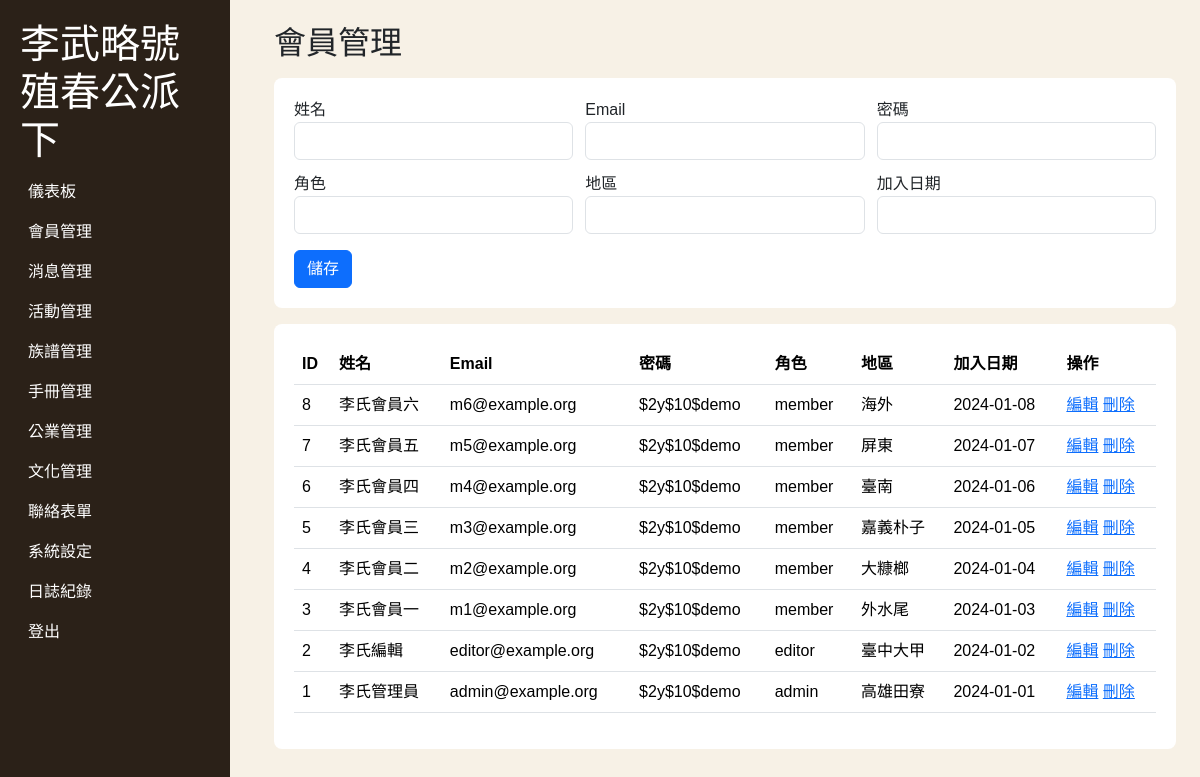
The page /backendok/members.php (signed in) on the database its author committed.
### tables this page shows
CREATE TABLE LEE_members (member_id INT AUTO_INCREMENT PRIMARY KEY,name VARCHAR(80),email VARCHAR(160) UNIQUE,password_hash VARCHAR(255),role ENUM('admin','editor','member') DEFAULT 'member',area VARCHAR(80),join_date DATE,created_at TIMESTAMP DEFAULT CURRENT_TIMESTAMP);

### backendok/config.php (called while the page is built, shortened)
<?php
function db(): PDO { static $pdo=null; if(!$pdo){ $pdo=new PDO('mysql:host='.DB_HOST.';dbname='.DB_NAME.';charset=utf8mb4',DB_USER,DB_PASS,[PDO::ATTR_ERRMODE=>PDO::ERRMODE_EXCEPTION,PDO::ATTR_DEFAULT_FETCH_MODE=>PDO::FETCH_ASSOC]); } return $pdo; }
function h($v): string { return htmlspecialchars((string)$v, ENT_QUOTES, 'UTF-8'); }

### backendok/members.php (the view, shortened to what this page needs)
<?php
require __DIR__.'/config.php'; require __DIR__.'/layout.php'; require_login();
$table='LEE_members'; $pk='member_id'; $fields=['name', 'email', 'password_hash', 'role', 'area', 'join_date']; $labels=['姓名', 'Email', '密碼', '角色', '地區', '加入日期'];
$edit=null; if(isset($_GET['edit'])){ $st=db()->prepare('SELECT * FROM '.$table.' WHERE '.$pk.'=?'); $st->execute([$_GET['edit']]); $edit=$st->fetch(); }
$rows=db()->query('SELECT * FROM '.$table.' ORDER BY '.$pk.' DESC LIMIT 200')->fetchAll(); admin_header('會員管理');
?><section class="panel"><form method="post"><input type="hidden" name="id" value="<?=h($edit[$pk]??'')?>"><div class="grid"><?php foreach($fields as $i=>$f): ?><label><?=h($labels[$i])?><input class="form-control" name="<?=h($f)?>" value="<?=h($edit[$f]??'')?>"></label><?php endforeach; ?></div><button class="btn btn-primary mt-3">儲存</button></form></section><section class="panel"><table class="table"><tr><th>ID</th><?php foreach($labels as $l) echo '<th>'.h($l).'</th>'; ?><th>操作</th></tr><?php foreach($rows as $r): ?><tr><td><?=h($r[$pk])?></td><?php foreach($fields as $f): ?><td><?=h($r[$f]??'')?></td><?php endforeach; ?><td><a href="?edit=<?=h($r[$pk])?>">編輯</a> <a href="?delete=<?=h($r[$pk])?>" onclick="return confirm('確定刪除?')">刪除</a></td></tr><?php endforeach; ?></table></section><?php admin_footer(); ?>

### backendok/assets/admin.css (style rules this page uses)
body { background:#f7f1e6;font-family:'Microsoft JhengHei',Arial,sans-serif }
.panel { background:#fff;border-radius:8px;padding:20px;margin:16px 0 }
.grid { display:grid;grid-template-columns:repeat(auto-fit,minmax(220px,1fr));gap:12px }

### rows shown on the page
lee_members: member_id "8", name "李氏會員六", email "m6@example.org", password_hash "$2y$10$demo", role "member", area "海外", join_date "2024-01-08"
lee_members: member_id "7", name "李氏會員五", email "m5@example.org", password_hash "$2y$10$demo", role "member", area "屏東", join_date "2024-01-07"
lee_members: member_id "6", name "李氏會員四", email "m4@example.org", password_hash "$2y$10$demo", role "member", area "臺南", join_date "2024-01-06"
lee_members: member_id "5", name "李氏會員三", email "m3@example.org", password_hash "$2y$10$demo", role "member", area "嘉義朴子", join_date "2024-01-05"
lee_members: member_id "4", name "李氏會員二", email "m2@example.org", password_hash "$2y$10$demo", role "member", area "大糠榔", join_date "2024-01-04"
lee_members: member_id "3", name "李氏會員一", email "m1@example.org", password_hash "$2y$10$demo", role "member", area "外水尾", join_date "2024-01-03"
lee_members: member_id "2", name "李氏編輯", email "editor@example.org", password_hash "$2y$10$demo", role "editor", area "臺中大甲", join_date "2024-01-02"
lee_members: member_id "1", name "李氏管理員", email "admin@example.org", password_hash "$2y$10$demo", role "admin", area "高雄田寮", join_date "2024-01-01"

### other values the page prints
$l "儀表板"
$l "會員管理"
$l "消息管理"
$l "活動管理"
$l "族譜管理"
$l "手冊管理"
$l "公業管理"
$l "文化管理"
$l "聯絡表單"
$l "系統設定"
$l "日誌紀錄"
$title "會員管理"
$labels[$i] "姓名"
$labels[$i] "Email"
$labels[$i] "密碼"
